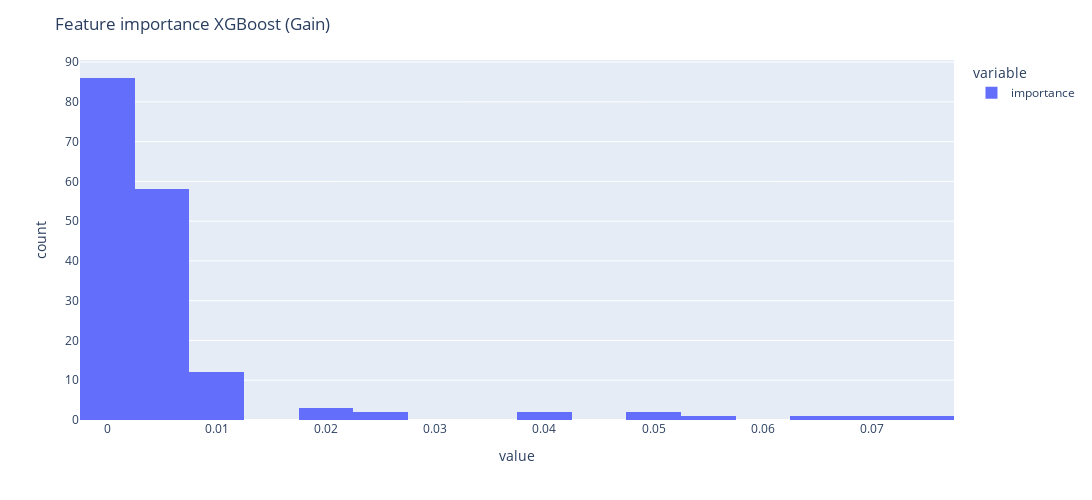

Notebook code for this chart:
### Code cell
pd.options.plotting.backend = "plotly"
fig=df_importance["importance"].plot(kind='hist')
fig.update_layout(height=500, width=1200,title="Feature importance XGBoost (Gain)",) 
fig.show()

### Figure 1 — Plotly figure (JSON) as saved in the notebook; plotly's stock layout.template omitted (floating-point values rounded to 4 significant figures; data arrays with more than 128 entries replaced by an {"elided": "..."} marker saying what was removed)
{"data": [{"alignmentgroup": "True", "bingroup": "x", "hovertemplate": "variable=importance<br>value=%{x}<br>count=%{y}<extra></extra>", "legendgroup": "importance", "marker": {"color": "#636efa", "pattern": {"shape": ""}}, "name": "importance", "offsetgroup": "importance", "orientation": "v", "showlegend": true, "type": "histogram", "x": {"elided": "169 float values"}, "xaxis": "x", "yaxis": "y"}], "layout": {"barmode": "relative", "height": 500, "legend": {"title": {"text": "variable"}, "tracegroupgap": 0}, "margin": {"t": 60}, "title": {"text": "Feature importance XGBoost (Gain)"}, "width": 1200, "xaxis": {"anchor": "y", "domain": [0, 1], "title": {"text": "value"}}, "yaxis": {"anchor": "x", "domain": [0, 1], "title": {"text": "count"}}}}
